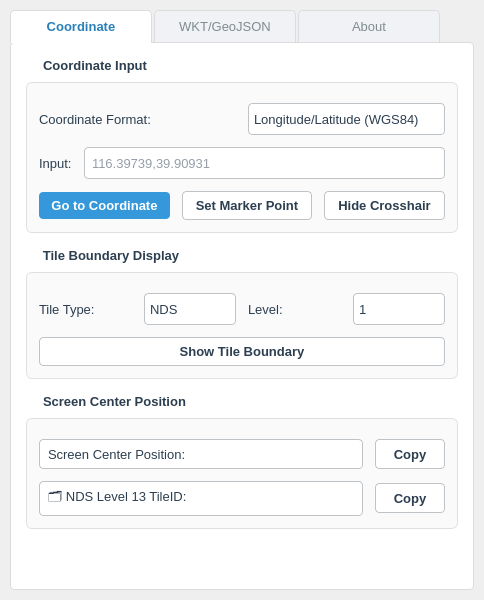
<?xml version="1.0" encoding="UTF-8"?>
<ui version="4.0">
 <class>MapExportDockWidget</class>
 <widget class="QDockWidget" name="MapExportDockWidget">
  <property name="geometry">
   <rect>
    <x>0</x>
    <y>0</y>
    <width>400</width>
    <height>600</height>
   </rect>
  </property>
  <property name="windowTitle">
   <string>MxExport</string>
  </property>
  <widget class="QWidget" name="dockWidgetContents">
   <property name="styleSheet">
    <string notr="true">
    QWidget {
        font-family: "Segoe UI", "Arial", sans-serif;
        font-size: 10pt;
        color: #2c3e50;
    }
    
    /* 选项卡样式 */
    QTabWidget::pane {
        border: 1px solid #dcdcdc;
        border-radius: 4px;
        background: #ffffff;
        top: -1px; 
    }
    QTabBar::tab {
        background: #f1f2f6;
        border: 1px solid #dcdcdc;
        padding: 8px 20px;
        min-width: 100px;
        margin-right: 2px;
        border-top-left-radius: 4px;
        border-top-right-radius: 4px;
        color: #7f8c8d;
    }
    QTabBar::tab:selected {
        background: #ffffff;
        border-bottom-color: #ffffff;
        font-weight: bold;
        color: #2980b9;
    }
    QTabBar::tab:hover {
        background: #e4e6eb;
        color: #34495e;
    }

    /* 分组框样式 */
    QGroupBox {
        border: 1px solid #e0e0e0;
        border-radius: 6px;
        margin-top: 24px;
        background-color: #fafafa;
        font-weight: bold;
    }
    QGroupBox::title {
        subcontrol-origin: margin;
        subcontrol-position: top left;
        left: 10px;
        padding: 0 5px;
        color: #2c3e50;
        background-color: transparent;
    }

    /* 输入框和下拉框 */
    QLineEdit, QComboBox, QSpinBox, QTextEdit {
        border: 1px solid #bdc3c7;
        border-radius: 4px;
        padding: 5px;
        background: #ffffff;
        selection-background-color: #3498db;
        min-height: 20px;
    }
    QLineEdit:focus, QComboBox:focus, QTextEdit:focus {
        border: 1px solid #3498db;
    }
    QComboBox::drop-down {
        subcontrol-origin: padding;
        subcontrol-position: top right;
        width: 20px;
        border-left-width: 0px;
        border-top-right-radius: 3px; 
        border-bottom-right-radius: 3px;
    }

    /* 通用按钮样式 */
    QPushButton {
        background-color: #ffffff;
        border: 1px solid #bdc3c7;
        border-radius: 4px;
        padding: 6px 12px;
        color: #2c3e50;
        font-weight: 500;
    }
    QPushButton:hover {
        background-color: #ecf0f1;
        border-color: #b0b6bb;
    }
    QPushButton:pressed {
        background-color: #dfe6e9;
        transform: translateY(1px);
    }
    
    /* 滚动条美化 (可选) */
    QScrollBar:vertical {
        border: none;
        background: #f1f1f1;
        width: 10px;
        margin: 0px; 
    }
    QScrollBar::handle:vertical {
        background: #bdc3c7;
        min-height: 20px;
        border-radius: 5px;
    }
    </string>
   </property>
   <layout class="QVBoxLayout" name="verticalLayout">
    <property name="spacing">
     <number>10</number>
    </property>
    <property name="leftMargin">
     <number>10</number>
    </property>
    <property name="topMargin">
     <number>10</number>
    </property>
    <property name="rightMargin">
     <number>10</number>
    </property>
    <property name="bottomMargin">
     <number>10</number>
    </property>
    <item>
     <widget class="QTabWidget" name="tabWidget">
      <property name="currentIndex">
       <number>0</number>
      </property>
      <widget class="QWidget" name="coord_tab">
       <attribute name="title">
        <string>Coordinate</string>
       </attribute>
       <layout class="QVBoxLayout" name="coord_layout">
        <property name="spacing">
         <number>15</number>
        </property>
        <property name="leftMargin">
         <number>15</number>
        </property>
        <property name="topMargin">
         <number>15</number>
        </property>
        <property name="rightMargin">
         <number>15</number>
        </property>
        <property name="bottomMargin">
         <number>15</number>
        </property>
        <item>
         <widget class="QGroupBox" name="coord_input_group">
          <property name="title">
           <string>Coordinate Input</string>
          </property>
          <layout class="QVBoxLayout" name="coord_input_layout">
           <property name="spacing">
            <number>12</number>
           </property>
           <property name="leftMargin">
            <number>12</number>
           </property>
           <property name="topMargin">
            <number>20</number>
           </property>
           <property name="rightMargin">
            <number>12</number>
           </property>
           <property name="bottomMargin">
            <number>12</number>
           </property>
           <item>
            <layout class="QHBoxLayout" name="coord_type_layout">
             <item>
              <widget class="QLabel" name="coord_type_label">
               <property name="text">
                <string>Coordinate Format:</string>
               </property>
              </widget>
             </item>
             <item>
              <widget class="QComboBox" name="coord_type_combo">
               <item>
                <property name="text">
                 <string>Longitude/Latitude (WGS84)</string>
                </property>
               </item>
               <item>
                <property name="text">
                 <string>Web Mercator (EPSG:3857)</string>
                </property>
               </item>
               <item>
                <property name="text">
                 <string notr="true">NDS TileID</string>
                </property>
               </item>
               <item>
                <property name="text">
                 <string notr="true">XYZ Tile</string>
                </property>
               </item>
              </widget>
             </item>
            </layout>
           </item>
           <item>
            <layout class="QHBoxLayout" name="coord_input_layout_h">
             <item>
              <widget class="QLabel" name="x_y_label">
               <property name="text">
                <string>Input:</string>
               </property>
              </widget>
             </item>
             <item>
              <widget class="QLineEdit" name="x_y_coord_edit">
               <property name="placeholderText">
                <string notr="true">116.39739,39.90931</string>
               </property>
              </widget>
             </item>
            </layout>
           </item>
           <item>
            <layout class="QHBoxLayout" name="coord_buttons_layout">
             <item>
              <widget class="QPushButton" name="goto_coord_btn">
               <property name="text">
                <string>Go to Coordinate</string>
               </property>
               <property name="styleSheet">
                <string notr="true">
                QPushButton {
                    background-color: #3498db;
                    color: white;
                    border: none;
                }
                QPushButton:hover {
                    background-color: #2980b9;
                }
                QPushButton:pressed {
                    background-color: #2573a7;
                }
                </string>
               </property>
              </widget>
             </item>
             <item>
              <widget class="QPushButton" name="set_point_btn">
               <property name="text">
                <string>Set Marker Point</string>
               </property>
              </widget>
             </item>
             <item>
              <widget class="QPushButton" name="show_crosshair_btn">
               <property name="text">
                <string>Hide Crosshair</string>
               </property>
              </widget>
             </item>
            </layout>
           </item>
          </layout>
         </widget>
        </item>
        <item>
         <widget class="QGroupBox" name="tile_group">
          <property name="title">
           <string>Tile Boundary Display</string>
          </property>
          <layout class="QVBoxLayout" name="tile_layout">
           <property name="spacing">
            <number>12</number>
           </property>
           <property name="leftMargin">
            <number>12</number>
           </property>
           <property name="topMargin">
            <number>20</number>
           </property>
           <property name="rightMargin">
            <number>12</number>
           </property>
           <property name="bottomMargin">
            <number>12</number>
           </property>
           <item>
            <layout class="QHBoxLayout" name="tile_type_layout">
             <item>
              <widget class="QLabel" name="tile_type_label">
               <property name="text">
                <string>Tile Type:</string>
               </property>
              </widget>
             </item>
             <item>
              <widget class="QComboBox" name="tile_type_combo">
               <item>
                <property name="text">
                 <string notr="true">NDS</string>
                </property>
               </item>
               <item>
                <property name="text">
                 <string notr="true">XYZ</string>
                </property>
               </item>
              </widget>
             </item>
             <item>
              <widget class="QLabel" name="level_label">
               <property name="text">
                <string>Level:</string>
               </property>
              </widget>
             </item>
             <item>
              <widget class="QComboBox" name="level_combo">
               <item>
                <property name="text">
                 <string notr="true">1</string>
                </property>
               </item>
               <item>
                <property name="text">
                 <string notr="true">2</string>
                </property>
               </item>
               <item>
                <property name="text">
                 <string notr="true">3</string>
                </property>
               </item>
               <item>
                <property name="text">
                 <string notr="true">4</string>
                </property>
               </item>
               <item>
                <property name="text">
                 <string notr="true">5</string>
                </property>
               </item>
               <item>
                <property name="text">
                 <string notr="true">6</string>
                </property>
               </item>
               <item>
                <property name="text">
                 <string notr="true">7</string>
                </property>
               </item>
               <item>
                <property name="text">
                 <string notr="true">8</string>
                </property>
               </item>
               <item>
                <property name="text">
                 <string notr="true">9</string>
                </property>
               </item>
               <item>
                <property name="text">
                 <string notr="true">10</string>
                </property>
               </item>
               <item>
                <property name="text">
                 <string notr="true">11</string>
                </property>
               </item>
               <item>
                <property name="text">
                 <string notr="true">12</string>
                </property>
               </item>
               <item>
                <property name="text">
                 <string notr="true">13</string>
                </property>
               </item>
               <item>
                <property name="text">
                 <string notr="true">14</string>
                </property>
               </item>
               <item>
                <property name="text">
                 <string notr="true">15</string>
                </property>
               </item>
               <item>
                <property name="text">
                 <string notr="true">16</string>
                </property>
               </item>
               <item>
                <property name="text">
                 <string notr="true">17</string>
                </property>
               </item>
               <item>
                <property name="text">
                 <string notr="true">18</string>
                </property>
               </item>
               <item>
                <property name="text">
                 <string notr="true">19</string>
                </property>
               </item>
               <item>
                <property name="text">
                 <string notr="true">20</string>
                </property>
               </item>
              </widget>
             </item>
            </layout>
           </item>
           <item>
            <widget class="QPushButton" name="show_tile_boundary_btn">
             <property name="text">
              <string>Show Tile Boundary</string>
             </property>
            </widget>
           </item>
          </layout>
         </widget>
        </item>
        <item>
         <widget class="QGroupBox" name="current_coord_group">
          <property name="title">
           <string>Screen Center Position</string>
          </property>
          <!-- 已去除自定义样式以匹配全局主题 -->
          <layout class="QVBoxLayout" name="current_coord_layout">
           <property name="spacing">
            <number>12</number>
           </property>
           <property name="leftMargin">
            <number>12</number>
           </property>
           <property name="topMargin">
            <number>20</number>
           </property>
           <property name="rightMargin">
            <number>12</number>
           </property>
           <property name="bottomMargin">
            <number>12</number>
           </property>
           <item>
            <layout class="QHBoxLayout" name="current_coord_row_layout">
             <item>
              <widget class="QLabel" name="current_coord_label">
               <property name="text">
                <string>Screen Center Position:</string>
               </property>
               <property name="wordWrap">
                <bool>true</bool>
               </property>
               <property name="styleSheet">
                <string notr="true">
                 QLabel {
                  border: 1px solid #bdc3c7;
                  border-radius: 4px;
                  padding: 5px;
                  background: #ffffff;
                  color: #2c3e50;
                 }
                </string>
               </property>
               <property name="alignment">
                <set>Qt::AlignVCenter</set>
               </property>
              </widget>
             </item>
             <item>
              <widget class="QPushButton" name="current_coord_copy_btn">
               <property name="text">
                <string>Copy</string>
               </property>
               <property name="maximumSize">
                <size>
                 <width>70</width>
                 <height>30</height>
                </size>
               </property>
               <property name="minimumSize">
                <size>
                 <width>70</width>
                 <height>30</height>
                </size>
               </property>
               <property name="toolTip">
                <string>Copy screen center position to clipboard</string>
               </property>
              </widget>
             </item>
            </layout>
           </item>
           <item>
            <layout class="QHBoxLayout" name="nds_tile_id_row_layout">
             <item>
              <widget class="QLabel" name="nds_tile_id_label">
               <property name="text">
                <string>🗂️ NDS Level 13 TileID:</string>
               </property>
               <property name="wordWrap">
                <bool>true</bool>
               </property>
               <property name="styleSheet">
                <string notr="true">
                 QLabel {
                  border: 1px solid #bdc3c7;
                  border-radius: 4px;
                  padding: 5px;
                  background: #ffffff;
                  color: #2c3e50;
                 }
                </string>
               </property>
               <property name="alignment">
                <set>Qt::AlignVCenter</set>
               </property>
              </widget>
             </item>
             <item>
              <widget class="QPushButton" name="nds_tile_id_copy_btn">
               <property name="text">
                <string>Copy</string>
               </property>
               <property name="maximumSize">
                <size>
                 <width>70</width>
                 <height>30</height>
                </size>
               </property>
               <property name="minimumSize">
                <size>
                 <width>70</width>
                 <height>30</height>
                </size>
               </property>
               <property name="toolTip">
                <string>Copy to clipboard</string>
               </property>
              </widget>
             </item>
            </layout>
           </item>
          </layout>
         </widget>
        </item>
        <item>
         <spacer name="verticalSpacer">
          <property name="orientation">
           <enum>Qt::Vertical</enum>
          </property>
          <property name="sizeHint" stdset="0">
           <size>
            <width>20</width>
            <height>40</height>
           </size>
          </property>
         </spacer>
        </item>
       </layout>
      </widget>
      <widget class="QWidget" name="wkt_tab">
       <attribute name="title">
        <string notr="true">WKT/GeoJSON</string>
       </attribute>
       <layout class="QVBoxLayout" name="wkt_layout">
        <property name="spacing">
         <number>15</number>
        </property>
        <property name="leftMargin">
         <number>15</number>
        </property>
        <property name="topMargin">
         <number>15</number>
        </property>
        <property name="rightMargin">
         <number>15</number>
        </property>
        <property name="bottomMargin">
         <number>15</number>
        </property>
        <item>
         <widget class="QGroupBox" name="data_group">
          <property name="title">
           <string>Data Input</string>
          </property>
          <layout class="QVBoxLayout" name="data_layout">
           <property name="spacing">
            <number>10</number>
           </property>
           <property name="topMargin">
            <number>20</number>
           </property>
           <item>
            <layout class="QHBoxLayout" name="template_layout">
             <item>
              <widget class="QLabel" name="template_label">
               <property name="text">
                <string>Template:</string>
               </property>
              </widget>
             </item>
             <item>
              <widget class="QComboBox" name="template_combo"/>
             </item>
            </layout>
           </item>
           <item>
            <widget class="QLabel" name="hint_label">
             <property name="text">
              <string>Please enter WKT or GeoJSON data, or select a template from above</string>
             </property>
             <property name="styleSheet">
              <string notr="true">QLabel { color: #7f8c8d; font-size: 11px; font-style: italic; }</string>
             </property>
            </widget>
           </item>
           <item>
            <widget class="QTextEdit" name="wkt_text_edit">
             <property name="placeholderText">
              <string>Enter WKT or GeoJSON data here...</string>
             </property>
            </widget>
           </item>
          </layout>
         </widget>
        </item>
        <item>
         <widget class="QGroupBox" name="layer_group">
          <property name="title">
           <string>Layer Settings</string>
          </property>
          <layout class="QVBoxLayout" name="layer_settings_layout">
           <property name="topMargin">
            <number>20</number>
           </property>
           <property name="spacing">
            <number>10</number>
           </property>
           <item>
            <layout class="QHBoxLayout" name="layer_name_layout">
             <item>
              <widget class="QLabel" name="layer_label">
               <property name="text">
                <string>Layer Name:</string>
               </property>
              </widget>
             </item>
             <item>
              <widget class="QLineEdit" name="layer_name_edit">
               <property name="placeholderText">
                <string>Enter layer name (default: mx)</string>
               </property>
              </widget>
             </item>
            </layout>
           </item>
           <item>
            <layout class="QHBoxLayout" name="options_layout">
             <item>
              <widget class="QCheckBox" name="create_layer_checkbox">
               <property name="text">
                <string>Create Layer</string>
               </property>
              </widget>
             </item>
             <item>
              <widget class="QCheckBox" name="zoom_layer_checkbox">
               <property name="text">
                <string>Zoom to Layer</string>
               </property>
              </widget>
             </item>
            </layout>
           </item>
          </layout>
         </widget>
        </item>
        <item>
         <layout class="QHBoxLayout" name="button_layout">
          <property name="spacing">
           <number>15</number>
          </property>
          <item>
           <widget class="QPushButton" name="clear_btn">
            <property name="text">
             <string>Clear</string>
            </property>
            <property name="minimumHeight">
             <number>32</number>
            </property>
           </widget>
          </item>
          <item>
           <widget class="QPushButton" name="confirm_btn">
            <property name="text">
             <string>Confirm</string>
            </property>
            <property name="minimumHeight">
             <number>32</number>
            </property>
            <property name="styleSheet">
             <string notr="true">
             QPushButton {
                 background-color: #27ae60;
                 color: white;
                 border: none;
                 font-weight: bold;
             }
             QPushButton:hover {
                 background-color: #2ecc71;
             }
             QPushButton:pressed {
                 background-color: #219150;
             }
             </string>
            </property>
           </widget>
          </item>
         </layout>
        </item>
       </layout>
      </widget>
      <widget class="QWidget" name="about_tab">
       <attribute name="title">
        <string>About</string>
       </attribute>
       <layout class="QVBoxLayout" name="about_layout">
        <property name="spacing">
         <number>0</number>
        </property>
        <property name="leftMargin">
         <number>0</number>
        </property>
        <property name="topMargin">
         <number>0</number>
        </property>
        <property name="rightMargin">
         <number>0</number>
        </property>
        <property name="bottomMargin">
         <number>0</number>
        </property>
        <item>
         <widget class="QScrollArea" name="about_scroll">
          <property name="widgetResizable">
           <bool>true</bool>
          </property>
          <property name="frameShape">
           <enum>QFrame::NoFrame</enum>
          </property>
          <widget class="QWidget" name="about_scroll_content">
           <layout class="QVBoxLayout" name="about_inner_layout">
            <property name="spacing">
             <number>20</number>
            </property>
            <property name="leftMargin">
             <number>25</number>
            </property>
            <property name="topMargin">
             <number>30</number>
            </property>
            <property name="rightMargin">
             <number>25</number>
            </property>
            <property name="bottomMargin">
             <number>30</number>
            </property>
            <item>
             <widget class="QLabel" name="brand_label">
              <property name="text">
               <string notr="true">&lt;div style=&quot;background: qlineargradient(x1:0, y1:0, x2:1, y2:1, stop:0 #3498db, stop:1 #2ecc71); padding: 20px; border-radius: 10px;&quot;&gt;
    &lt;h1 style=&quot;color: #0b1f33; margin: 0; font-size: 28px; font-weight: 700; text-shadow: 0 1px 0 rgba(255,255,255,0.35);&quot;&gt;MxExport V2&lt;/h1&gt;
    &lt;p style=&quot;color: rgba(11,31,51,0.85); margin: 6px 0 0 0; font-size: 13px; font-weight: 500; text-shadow: 0 1px 0 rgba(255,255,255,0.25);&quot;&gt;Geographic Data Swiss Army Knife&lt;/p&gt;
&lt;/div&gt;</string>
              </property>
             </widget>
            </item>
            <item>
             <widget class="QLabel" name="feature_title">
              <property name="text">
               <string>&lt;h3 style=&quot;color: #2c3e50; border-bottom: 2px solid #3498db; padding-bottom: 5px;&quot;&gt;Key Features&lt;/h3&gt;</string>
              </property>
             </widget>
            </item>
            <item>
             <widget class="QLabel" name="feature_list">
              <property name="text">
               <string>&lt;ul style=&quot;color: #34495e; line-height: 1.6; margin-left: -15px;&quot;&gt;
    &lt;li&gt;&lt;b&gt;Multi-Format Import:&lt;/b&gt; Smart parsing of mixed WKT and GeoJSON (including multi-line formats).&lt;/li&gt;
    &lt;li&gt;&lt;b&gt;Auto-Layering:&lt;/b&gt; Automatically creates separate memory layers for Points, Lines, and Polygons.&lt;/li&gt;
    &lt;li&gt;&lt;b&gt;Coordinate Hub:&lt;/b&gt; Seamless conversion between WGS84 and Web Mercator with one-click jump.&lt;/li&gt;
    &lt;li&gt;&lt;b&gt;Tile Utilities:&lt;/b&gt; Visualize NDS TileID and XYZ Tile boundaries for map development.&lt;/li&gt;
    &lt;li&gt;&lt;b&gt;Data Beautifier:&lt;/b&gt; Automatic JSON formatting and WKT standardization after processing.&lt;/li&gt;
&lt;/ul&gt;</string>
              </property>
              <property name="wordWrap">
               <bool>true</bool>
              </property>
             </widget>
            </item>
            <item>
             <spacer name="aboutSpacer">
              <property name="orientation">
               <enum>Qt::Vertical</enum>
              </property>
              <property name="sizeHint" stdset="0">
               <size>
                <width>20</width>
                <height>20</height>
               </size>
              </property>
             </spacer>
            </item>
            <item>
             <widget class="QLabel" name="footer_label">
              <property name="text">
               <string notr="true">&lt;div style=&quot;background-color: #f8f9fa; border-radius: 8px; padding: 15px; border: 1px solid #e9ecef;&quot;&gt;
    &lt;table width=&quot;100%&quot; cellpadding=&quot;2&quot;&gt;
        &lt;tr&gt;&lt;td style=&quot;color: #7f8c8d; font-size: 12px;&quot;&gt;Developer:&lt;/td&gt;&lt;td style=&quot;color: #2c3e50; font-weight: bold; font-size: 12px;&quot;&gt;DAKANG&lt;/td&gt;&lt;/tr&gt;
        &lt;tr&gt;&lt;td style=&quot;color: #7f8c8d; font-size: 12px;&quot;&gt;Email:&lt;/td&gt;&lt;td&gt;&lt;a href=&quot;mailto:yujikang@mxnavi.com&quot; style=&quot;color: #3498db; text-decoration: none; font-size: 12px;&quot;&gt;yujikang@mxnavi.com&lt;/a&gt;&lt;/td&gt;&lt;/tr&gt;
        &lt;tr&gt;&lt;td style=&quot;color: #7f8c8d; font-size: 12px;&quot;&gt;Version:&lt;/td&gt;&lt;td style=&quot;color: #95a5a6; font-size: 12px;&quot;&gt;2.4.0 (Feb 2026)&lt;/td&gt;&lt;/tr&gt;
    &lt;/table&gt;
&lt;/div&gt;</string>
              </property>
              <property name="openExternalLinks">
               <bool>true</bool>
              </property>
             </widget>
            </item>
           </layout>
          </widget>
         </widget>
        </item>
       </layout>
      </widget>
     </widget>
    </item>
   </layout>
  </widget>
 </widget>
 <resources/>
 <connections/>
</ui>
